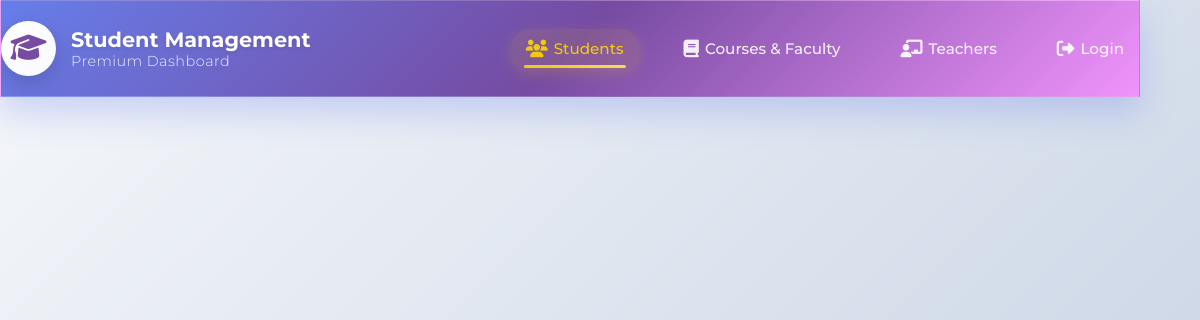
The page /course/bca/ on the database as committed earlier.
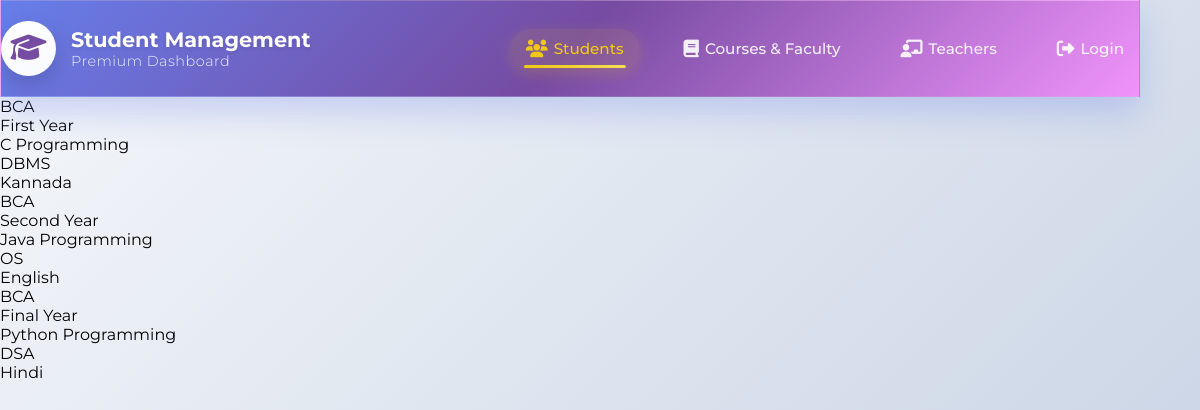
The same page on the database as committed later.
### Course/models.py (models this page shows, shortened)
class Courses(models.Model):
    COURSE_CHOICES = [
        ('BCA', 'BCA'),
        ('BBA', 'BBA'),
    ]
    course_name = models.CharField(max_length=3, choices=COURSE_CHOICES)
    year = models.CharField(
        max_length=20,
        choices=[
            ('First Year', 'First Year'),
            ('Second Year', 'Second Year'),
            ('Final Year', 'Final Year'),
        ]
    )
    sub1 = models.CharField(max_length=50)
    sub2 = models.CharField(max_length=50)
    sub3 = models.CharField(max_length=50)

### Course/views.py (the view)
# urls.py: path('bca/',views.BCA_views,name='bca'),
def BCA_views(request):
    bca_courses=Courses.objects.filter(course_name='BCA')
    return render(request,'bca.html',{'bca_courses':bca_courses})

### Course/templates/bca.html
{% extends "layout.html" %}
{% block content %}
{% for bca  in bca_courses %}
<p>{{bca.course_name}}</p>
<p>{{bca.year}}</p>
<p>{{bca.sub1}}</p>
<p>{{bca.sub2}}</p>
<p>{{bca.sub3}}</p>
{% endfor %}
{% endblock  %}

Rows that differ between the two databases and show on the page:
added Courses: course_name "BCA", year "First Year", sub1 "C Programming", sub2 "DBMS", sub3 "Kannada"
added Courses: course_name "BCA", year "Second Year", sub1 "Java Programming", sub2 "OS", sub3 "English"
added Courses: course_name "BCA", year "Final Year", sub1 "Python Programming", sub2 "DSA", sub3 "Hindi"
